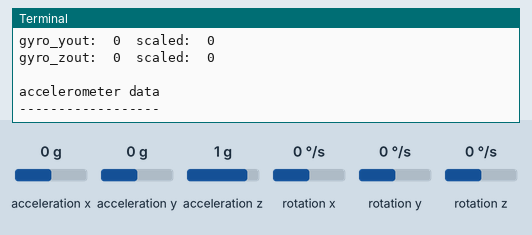
Simulated run of this program. Board: Raspberry Pi (BCM pin numbers). Parts: the last lines printed to the terminal. The test bench sets the inputs (shaded band); at power-on: acceleration x 0 g, acceleration y 0 g, acceleration z 1 g, rotation x 0 °/s, rotation y 0 °/s, rotation z 0 °/s.

Above: at 1.2 s.
1.3 s: acceleration x set to -1.4 g
At 1.74 s:
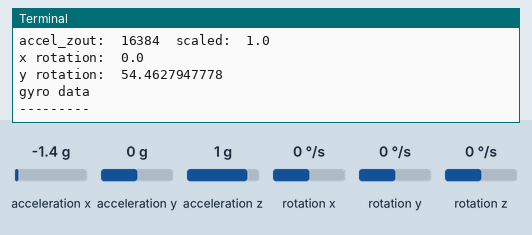
2.8 s: acceleration y set to -1.4 g
At 3.49 s:
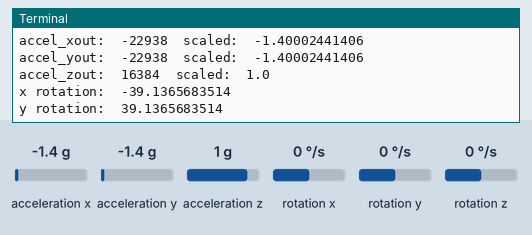
4.3 s: acceleration z set to -1.4 g
At 4.8 s:
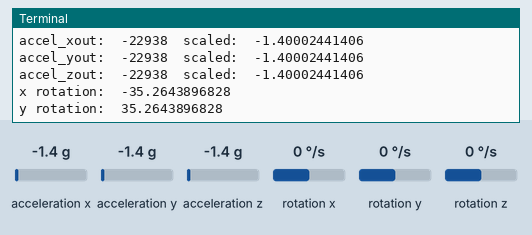
5.8 s: rotation x set to -192 °/s
At 6.11 s:
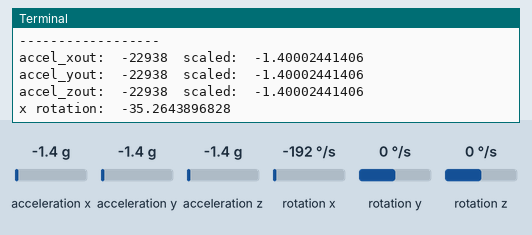
7.3 s: rotation y set to -192 °/s
At 7.42 s:
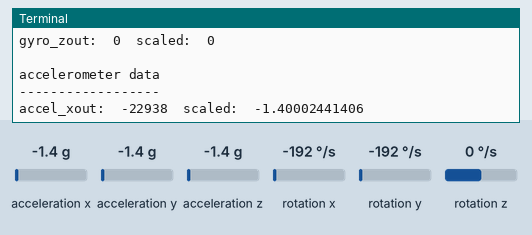
Timing chart, 0 to 9.8 s (numbered marks = the images above; inputs shaded):
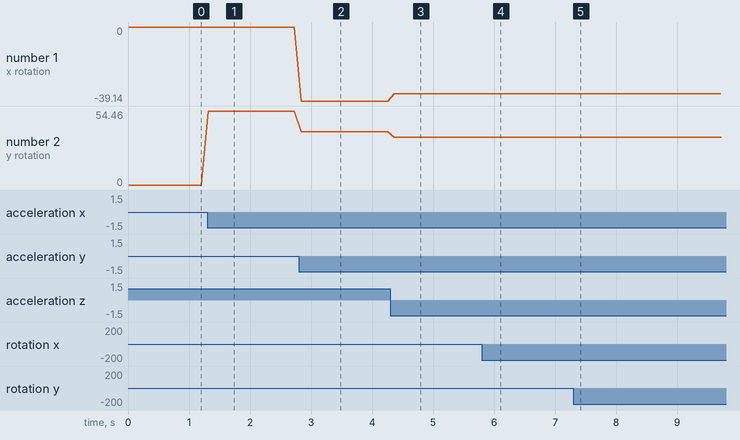

The program:

mpuTest.py
```python
import smbus
import math
import time

# Power management registers
power_mgmt_1 = 0x6b
power_mgmt_2 = 0x6c

def read_byte(adr):
    return bus.read_byte_data(address, adr)

def read_word(adr):
    high = bus.read_byte_data(address, adr)
    low = bus.read_byte_data(address, adr+1)
    val = (high << 8) + low
    return val

def read_word_2c(adr):
    val = read_word(adr)
    if (val >= 0x8000):
        return -((65535 - val) + 1)
    else:
        return val

def dist(a,b):
    return math.sqrt((a*a)+(b*b))

def get_y_rotation(x,y,z):
    radians = math.atan2(x, dist(y,z))
    return -math.degrees(radians)

def get_x_rotation(x,y,z):
    radians = math.atan2(y, dist(x,z))
    return math.degrees(radians)

bus = smbus.SMBus(1) # or bus = smbus.SMBus(1) for Revision 2 boards
address = 0x68       # This is the address value read via the i2cdetect command

# Now wake the 6050 up as it starts in sleep mode
bus.write_byte_data(address, power_mgmt_1, 0)

try:
	while True:
		print "gyro data"
		print "---------"

		gyro_xout = read_word_2c(0x43)
		gyro_yout = read_word_2c(0x45)
		gyro_zout = read_word_2c(0x47)

		print "gyro_xout: ", gyro_xout, " scaled: ", (gyro_xout / 131)
		print "gyro_yout: ", gyro_yout, " scaled: ", (gyro_yout / 131)
		print "gyro_zout: ", gyro_zout, " scaled: ", (gyro_zout / 131)

		print
		print "accelerometer data"
		print "------------------"

		accel_xout = read_word_2c(0x3b)
		accel_yout = read_word_2c(0x3d)
		accel_zout = read_word_2c(0x3f)

		accel_xout_scaled = accel_xout / 16384.0
		accel_yout_scaled = accel_yout / 16384.0
		accel_zout_scaled = accel_zout / 16384.0

		print "accel_xout: ", accel_xout, " scaled: ", accel_xout_scaled
		print "accel_yout: ", accel_yout, " scaled: ", accel_yout_scaled
		print "accel_zout: ", accel_zout, " scaled: ", accel_zout_scaled

		print "x rotation: " , get_x_rotation(accel_xout_scaled, accel_yout_scaled, accel_zout_scaled)
		print "y rotation: " , get_y_rotation(accel_xout_scaled, accel_yout_scaled, accel_zout_scaled)
		time.sleep(0.1)

except KeyboardInterrupt:
	print "Exiting Program"
```

Measured:
- after the input at 1.3 s, the terminal: prints a new line at once (image 1)
- after the input at 2.8 s, the terminal: prints a new line at once (image 2)
- after the input at 4.3 s, the terminal: prints a new line after 0.06 s (image 3)
- after the input at 5.8 s, the terminal: prints a new line after 0.09 s (image 4)
- after the input at 7.3 s, the terminal: prints a new line at once (image 5)
- plotted number 1: 0 → -39.14 after the input at 2.8 s, -39.14 → -35.26 after the input at 4.3 s
- plotted number 2: 0 → 54.46 after the input at 1.3 s, 54.46 → 39.14 after the input at 2.8 s, 39.14 → 35.26 after the input at 4.3 s
